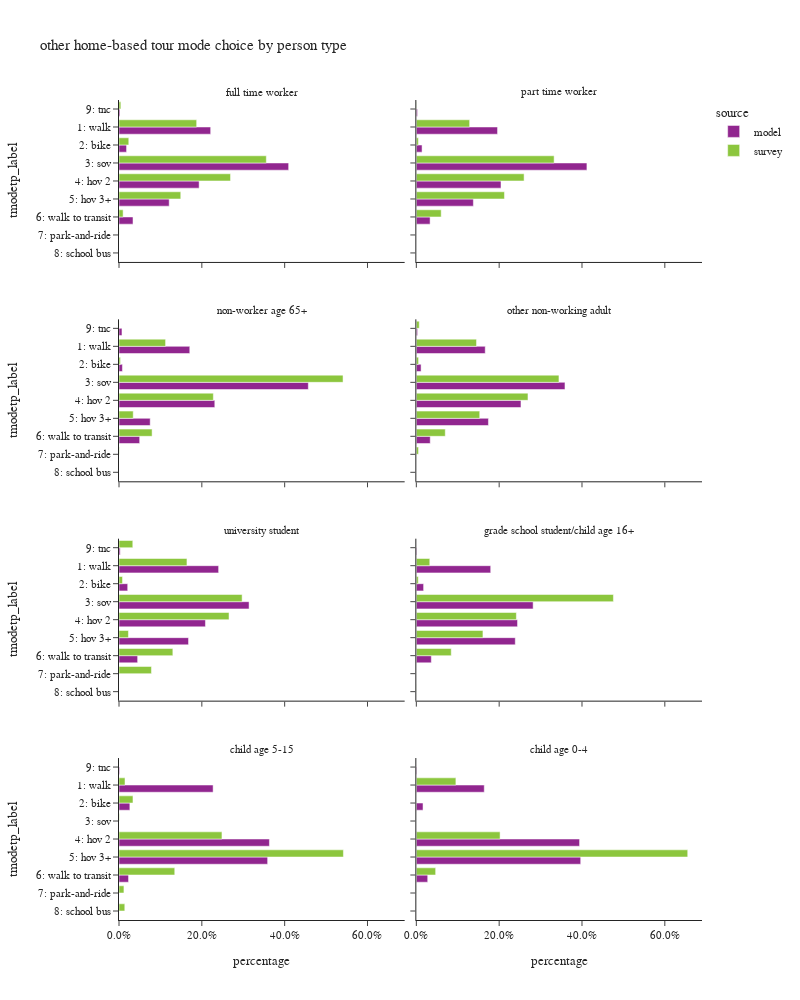

This figure's notebook cell:
### Code cell
plot_mode_choice(hb_tour,"pptyp_label",
                 {"pptyp_label":["full time worker","part time worker","non-worker age 65+","other non-working adult",
                                 "university student","grade school student/child age 16+","child age 5-15","child age 0-4"],
                  "tmodetp_label":["1: walk","2: bike","3: sov","4: hov 2","5: hov 3+","6: walk to transit",
                                   "7: park-and-ride","8: school bus","9: other–survey only"]},
                 "person type",2,1000)

### Figure 1 — Plotly figure (JSON) as saved in the notebook; plotly's stock layout.template omitted (floating-point values rounded to 4 significant figures)
{"data": [{"alignmentgroup": "True", "customdata": [[200108], [16503], [370323], [174880], [109535], [30590], [2075]], "hovertemplate": "source=model<br>pptyp_label=full time worker<br>percentage=%{x}<br>tmodetp_label=%{y}<br>sample count=%{customdata[0]}<extra></extra>", "legendgroup": "model", "marker": {"color": "#91268F", "pattern": {"shape": ""}}, "name": "model", "offsetgroup": "model", "orientation": "h", "showlegend": true, "textposition": "auto", "type": "bar", "x": [0.2214, 0.01826, 0.4096, 0.1934, 0.1212, 0.03384, 0.002295], "xaxis": "x7", "y": ["1: walk", "2: bike", "3: sov", "4: hov 2", "5: hov 3+", "6: walk to transit", "9: tnc"], "yaxis": "y7"}, {"alignmentgroup": "True", "customdata": [[459], [52], [448], [262], [145], [44], [2], [13]], "hovertemplate": "source=survey<br>pptyp_label=full time worker<br>percentage=%{x}<br>tmodetp_label=%{y}<br>sample count=%{customdata[0]}<extra></extra>", "legendgroup": "survey", "marker": {"color": "#8CC63E", "pattern": {"shape": ""}}, "name": "survey", "offsetgroup": "survey", "orientation": "h", "showlegend": true, "textposition": "auto", "type": "bar", "x": [0.1875, 0.0236, 0.3557, 0.2693, 0.1491, 0.009958, 0.0003214, 0.004467], "xaxis": "x7", "y": ["1: walk", "2: bike", "3: sov", "4: hov 2", "5: hov 3+", "6: walk to transit", "7: park-and-ride", "9: tnc"], "yaxis": "y7"}, {"alignmentgroup": "True", "customdata": [[52058], [3674], [109357], [54268], [36567], [8819], [743]], "hovertemplate": "source=model<br>pptyp_label=part time worker<br>percentage=%{x}<br>tmodetp_label=%{y}<br>sample count=%{customdata[0]}<extra></extra>", "legendgroup": "model", "marker": {"color": "#91268F", "pattern": {"shape": ""}}, "name": "model", "offsetgroup": "model", "orientation": "h", "showlegend": false, "textposition": "auto", "type": "bar", "x": [0.1961, 0.01384, 0.4119, 0.2044, 0.1377, 0.03322, 0.002799], "xaxis": "x8", "y": ["1: walk", "2: bike", "3: sov", "4: hov 2", "5: hov 3+", "6: walk to transit", "9: tnc"], "yaxis": "y8"}, {"alignmentgroup": "True", "customdata": [[80], [11], [151], [75], [47], [25], [2]], "hovertemplate": "source=survey<br>pptyp_label=part time worker<br>percentage=%{x}<br>tmodetp_label=%{y}<br>sample count=%{customdata[0]}<extra></extra>", "legendgroup": "survey", "marker": {"color": "#8CC63E", "pattern": {"shape": ""}}, "name": "survey", "offsetgroup": "survey", "orientation": "h", "showlegend": false, "textposition": "auto", "type": "bar", "x": [0.1287, 0.004936, 0.3327, 0.2602, 0.2128, 0.06002, 0.0006502], "xaxis": "x8", "y": ["1: walk", "2: bike", "3: sov", "4: hov 2", "5: hov 3+", "6: walk to transit", "9: tnc"], "yaxis": "y8"}, {"alignmentgroup": "True", "customdata": [[101033], [4876], [270275], [136765], [44533], [29507], [4237]], "hovertemplate": "source=model<br>pptyp_label=non-worker age 65+<br>percentage=%{x}<br>tmodetp_label=%{y}<br>sample count=%{customdata[0]}<extra></extra>", "legendgroup": "model", "marker": {"color": "#91268F", "pattern": {"shape": ""}}, "name": "model", "offsetgroup": "model", "orientation": "h", "showlegend": false, "textposition": "auto", "type": "bar", "x": [0.1709, 0.008247, 0.4571, 0.2313, 0.07532, 0.04991, 0.007166], "xaxis": "x5", "y": ["1: walk", "2: bike", "3: sov", "4: hov 2", "5: hov 3+", "6: walk to transit", "9: tnc"], "yaxis": "y5"}, {"alignmentgroup": "True", "customdata": [[159], [11], [428], [254], [56], [55], [4], [1]], "hovertemplate": "source=survey<br>pptyp_label=non-worker age 65+<br>percentage=%{x}<br>tmodetp_label=%{y}<br>sample count=%{customdata[0]}<extra></extra>", "legendgroup": "survey", "marker": {"color": "#8CC63E", "pattern": {"shape": ""}}, "name": "survey", "offsetgroup": "survey", "orientation": "h", "showlegend": false, "textposition": "auto", "type": "bar", "x": [0.1125, 0.003648, 0.541, 0.2278, 0.03434, 0.07992, 0.0006762, 0.0001513], "xaxis": "x5", "y": ["1: walk", "2: bike", "3: sov", "4: hov 2", "5: hov 3+", "6: walk to transit", "7: park-and-ride", "9: tnc"], "yaxis": "y5"}, {"alignmentgroup": "True", "customdata": [[118793], [8190], [256271], [180394], [124306], [23965], [2125]], "hovertemplate": "source=model<br>pptyp_label=other non-working adult<br>percentage=%{x}<br>tmodetp_label=%{y}<br>sample count=%{customdata[0]}<extra></extra>", "legendgroup": "model", "marker": {"color": "#91268F", "pattern": {"shape": ""}}, "name": "model", "offsetgroup": "model", "orientation": "h", "showlegend": false, "textposition": "auto", "type": "bar", "x": [0.1664, 0.01147, 0.3589, 0.2526, 0.1741, 0.03356, 0.002976], "xaxis": "x6", "y": ["1: walk", "2: bike", "3: sov", "4: hov 2", "5: hov 3+", "6: walk to transit", "9: tnc"], "yaxis": "y6"}, {"alignmentgroup": "True", "customdata": [[187], [22], [324], [194], [110], [64], [5], [7]], "hovertemplate": "source=survey<br>pptyp_label=other non-working adult<br>percentage=%{x}<br>tmodetp_label=%{y}<br>sample count=%{customdata[0]}<extra></extra>", "legendgroup": "survey", "marker": {"color": "#8CC63E", "pattern": {"shape": ""}}, "name": "survey", "offsetgroup": "survey", "orientation": "h", "showlegend": false, "textposition": "auto", "type": "bar", "x": [0.1453, 0.005416, 0.3444, 0.2696, 0.1531, 0.06987, 0.005306, 0.007063], "xaxis": "x6", "y": ["1: walk", "2: bike", "3: sov", "4: hov 2", "5: hov 3+", "6: walk to transit", "7: park-and-ride", "9: tnc"], "yaxis": "y6"}, {"alignmentgroup": "True", "customdata": [[13579], [1184], [17730], [11783], [9476], [2540], [162]], "hovertemplate": "source=model<br>pptyp_label=university student<br>percentage=%{x}<br>tmodetp_label=%{y}<br>sample count=%{customdata[0]}<extra></extra>", "legendgroup": "model", "marker": {"color": "#91268F", "pattern": {"shape": ""}}, "name": "model", "offsetgroup": "model", "orientation": "h", "showlegend": false, "textposition": "auto", "type": "bar", "x": [0.2405, 0.02097, 0.3141, 0.2087, 0.1679, 0.04499, 0.00287], "xaxis": "x3", "y": ["1: walk", "2: bike", "3: sov", "4: hov 2", "5: hov 3+", "6: walk to transit", "9: tnc"], "yaxis": "y3"}, {"alignmentgroup": "True", "customdata": [[39], [5], [27], [15], [4], [10], [3], [1]], "hovertemplate": "source=survey<br>pptyp_label=university student<br>percentage=%{x}<br>tmodetp_label=%{y}<br>sample count=%{customdata[0]}<extra></extra>", "legendgroup": "survey", "marker": {"color": "#8CC63E", "pattern": {"shape": ""}}, "name": "survey", "offsetgroup": "survey", "orientation": "h", "showlegend": false, "textposition": "auto", "type": "bar", "x": [0.1641, 0.008495, 0.2973, 0.2657, 0.02279, 0.13, 0.07835, 0.03329], "xaxis": "x3", "y": ["1: walk", "2: bike", "3: sov", "4: hov 2", "5: hov 3+", "6: walk to transit", "7: park-and-ride", "9: tnc"], "yaxis": "y3"}, {"alignmentgroup": "True", "customdata": [[13169], [1287], [20682], [17920], [17519], [2654], [101]], "hovertemplate": "source=model<br>pptyp_label=grade school student/child age 16+<br>percentage=%{x}<br>tmodetp_label=%{y}<br>sample count=%{customdata[0]}<extra></extra>", "legendgroup": "model", "marker": {"color": "#91268F", "pattern": {"shape": ""}}, "name": "model", "offsetgroup": "model", "orientation": "h", "showlegend": false, "textposition": "auto", "type": "bar", "x": [0.1796, 0.01755, 0.282, 0.2444, 0.2389, 0.03619, 0.001377], "xaxis": "x4", "y": ["1: walk", "2: bike", "3: sov", "4: hov 2", "5: hov 3+", "6: walk to transit", "9: tnc"], "yaxis": "y4"}, {"alignmentgroup": "True", "customdata": [[5], [3], [17], [9], [15], [2], [1]], "hovertemplate": "source=survey<br>pptyp_label=grade school student/child age 16+<br>percentage=%{x}<br>tmodetp_label=%{y}<br>sample count=%{customdata[0]}<extra></extra>", "legendgroup": "survey", "marker": {"color": "#8CC63E", "pattern": {"shape": ""}}, "name": "survey", "offsetgroup": "survey", "orientation": "h", "showlegend": false, "textposition": "auto", "type": "bar", "x": [0.03245, 0.004678, 0.4759, 0.2415, 0.1608, 0.08429, 0.0003491], "xaxis": "x4", "y": ["1: walk", "2: bike", "3: sov", "4: hov 2", "5: hov 3+", "6: walk to transit", "8: school bus"], "yaxis": "y4"}, {"alignmentgroup": "True", "customdata": [[32790], [3782], [52406], [51787], [3325], [209]], "hovertemplate": "source=model<br>pptyp_label=child age 5-15<br>percentage=%{x}<br>tmodetp_label=%{y}<br>sample count=%{customdata[0]}<extra></extra>", "legendgroup": "model", "marker": {"color": "#91268F", "pattern": {"shape": ""}}, "name": "model", "offsetgroup": "model", "orientation": "h", "showlegend": false, "textposition": "auto", "type": "bar", "x": [0.2272, 0.02621, 0.3632, 0.3589, 0.02304, 0.001448], "xaxis": "x", "y": ["1: walk", "2: bike", "4: hov 2", "5: hov 3+", "6: walk to transit", "9: tnc"], "yaxis": "y"}, {"alignmentgroup": "True", "customdata": [[9], [4], [1], [43], [104], [5], [1], [4]], "hovertemplate": "source=survey<br>pptyp_label=child age 5-15<br>percentage=%{x}<br>tmodetp_label=%{y}<br>sample count=%{customdata[0]}<extra></extra>", "legendgroup": "survey", "marker": {"color": "#8CC63E", "pattern": {"shape": ""}}, "name": "survey", "offsetgroup": "survey", "orientation": "h", "showlegend": false, "textposition": "auto", "type": "bar", "x": [0.01448, 0.03374, 0.000817, 0.2486, 0.5419, 0.1346, 0.0119, 0.01398], "xaxis": "x", "y": ["1: walk", "2: bike", "3: sov", "4: hov 2", "5: hov 3+", "6: walk to transit", "7: park-and-ride", "8: school bus"], "yaxis": "y"}, {"alignmentgroup": "True", "customdata": [[19793], [1950], [47561], [47890], [3316], [155]], "hovertemplate": "source=model<br>pptyp_label=child age 0-4<br>percentage=%{x}<br>tmodetp_label=%{y}<br>sample count=%{customdata[0]}<extra></extra>", "legendgroup": "model", "marker": {"color": "#91268F", "pattern": {"shape": ""}}, "name": "model", "offsetgroup": "model", "orientation": "h", "showlegend": false, "textposition": "auto", "type": "bar", "x": [0.164, 0.01616, 0.3942, 0.3969, 0.02748, 0.001285], "xaxis": "x2", "y": ["1: walk", "2: bike", "4: hov 2", "5: hov 3+", "6: walk to transit", "9: tnc"], "yaxis": "y2"}, {"alignmentgroup": "True", "customdata": [[26], [20], [74], [1], [1]], "hovertemplate": "source=survey<br>pptyp_label=child age 0-4<br>percentage=%{x}<br>tmodetp_label=%{y}<br>sample count=%{customdata[0]}<extra></extra>", "legendgroup": "survey", "marker": {"color": "#8CC63E", "pattern": {"shape": ""}}, "name": "survey", "offsetgroup": "survey", "orientation": "h", "showlegend": false, "textposition": "auto", "type": "bar", "x": [0.09553, 0.2022, 0.6553, 0.04666, 0.0002918], "xaxis": "x2", "y": ["1: walk", "4: hov 2", "5: hov 3+", "6: walk to transit", "7: park-and-ride"], "yaxis": "y2"}], "layout": {"annotations": [{"font": {}, "showarrow": false, "text": "child age 5-15", "x": 0.245, "xanchor": "center", "xref": "paper", "y": 0.1975, "yanchor": "bottom", "yref": "paper"}, {"font": {}, "showarrow": false, "text": "child age 0-4", "x": 0.755, "xanchor": "center", "xref": "paper", "y": 0.1975, "yanchor": "bottom", "yref": "paper"}, {"font": {}, "showarrow": false, "text": "university student", "x": 0.245, "xanchor": "center", "xref": "paper", "y": 0.465, "yanchor": "bottom", "yref": "paper"}, {"font": {}, "showarrow": false, "text": "grade school student/child age 16+", "x": 0.755, "xanchor": "center", "xref": "paper", "y": 0.465, "yanchor": "bottom", "yref": "paper"}, {"font": {}, "showarrow": false, "text": "non-worker age 65+", "x": 0.245, "xanchor": "center", "xref": "paper", "y": 0.7325, "yanchor": "bottom", "yref": "paper"}, {"font": {}, "showarrow": false, "text": "other non-working adult", "x": 0.755, "xanchor": "center", "xref": "paper", "y": 0.7325, "yanchor": "bottom", "yref": "paper"}, {"font": {}, "showarrow": false, "text": "full time worker", "x": 0.245, "xanchor": "center", "xref": "paper", "y": 1.0, "yanchor": "bottom", "yref": "paper"}, {"font": {}, "showarrow": false, "text": "part time worker", "x": 0.755, "xanchor": "center", "xref": "paper", "y": 1.0, "yanchor": "bottom", "yref": "paper"}], "barmode": "group", "height": 1000, "legend": {"title": {"text": "source"}, "tracegroupgap": 0}, "title": {"text": "other home-based tour mode choice by person type"}, "width": 800, "xaxis": {"anchor": "y", "domain": [0.0, 0.49], "tickformat": ".1%", "title": {"text": "percentage"}}, "xaxis2": {"anchor": "y2", "domain": [0.51, 1.0], "matches": "x", "tickformat": ".1%", "title": {"text": "percentage"}}, "xaxis3": {"anchor": "y3", "domain": [0.0, 0.49], "matches": "x", "showticklabels": false, "tickformat": ".1%"}, "xaxis4": {"anchor": "y4", "domain": [0.51, 1.0], "matches": "x", "showticklabels": false, "tickformat": ".1%"}, "xaxis5": {"anchor": "y5", "domain": [0.0, 0.49], "matches": "x", "showticklabels": false, "tickformat": ".1%"}, "xaxis6": {"anchor": "y6", "domain": [0.51, 1.0], "matches": "x", "showticklabels": false, "tickformat": ".1%"}, "xaxis7": {"anchor": "y7", "domain": [0.0, 0.49], "matches": "x", "showticklabels": false, "tickformat": ".1%"}, "xaxis8": {"anchor": "y8", "domain": [0.51, 1.0], "matches": "x", "showticklabels": false, "tickformat": ".1%"}, "yaxis": {"anchor": "x", "categoryarray": ["9: other–survey only", "8: school bus", "7: park-and-ride", "6: walk to transit", "5: hov 3+", "4: hov 2", "3: sov", "2: bike", "1: walk"], "categoryorder": "array", "domain": [0.0, 0.1975], "title": {"text": "tmodetp_label"}}, "yaxis2": {"anchor": "x2", "domain": [0.0, 0.1975], "matches": "y", "showticklabels": false}, "yaxis3": {"anchor": "x3", "categoryarray": ["9: other–survey only", "8: school bus", "7: park-and-ride", "6: walk to transit", "5: hov 3+", "4: hov 2", "3: sov", "2: bike", "1: walk"], "categoryorder": "array", "domain": [0.2675, 0.465], "matches": "y", "title": {"text": "tmodetp_label"}}, "yaxis4": {"anchor": "x4", "domain": [0.2675, 0.465], "matches": "y", "showticklabels": false}, "yaxis5": {"anchor": "x5", "categoryarray": ["9: other–survey only", "8: school bus", "7: park-and-ride", "6: walk to transit", "5: hov 3+", "4: hov 2", "3: sov", "2: bike", "1: walk"], "categoryorder": "array", "domain": [0.535, 0.7325], "matches": "y", "title": {"text": "tmodetp_label"}}, "yaxis6": {"anchor": "x6", "domain": [0.535, 0.7325], "matches": "y", "showticklabels": false}, "yaxis7": {"anchor": "x7", "categoryarray": ["9: other–survey only", "8: school bus", "7: park-and-ride", "6: walk to transit", "5: hov 3+", "4: hov 2", "3: sov", "2: bike", "1: walk"], "categoryorder": "array", "domain": [0.8025, 1.0], "matches": "y", "title": {"text": "tmodetp_label"}}, "yaxis8": {"anchor": "x8", "domain": [0.8025, 1.0], "matches": "y", "showticklabels": false}}}
